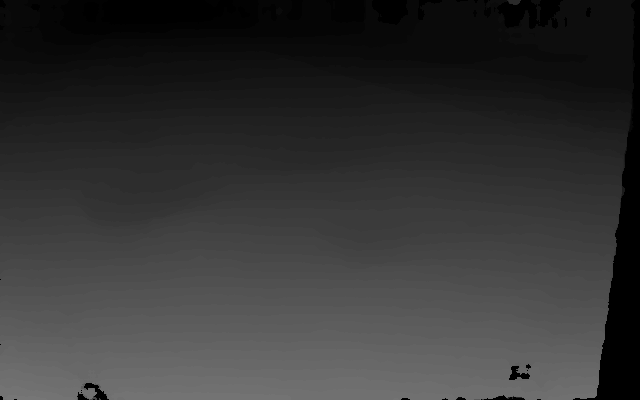
#> input picture Code/DISPARITYimage20.png, 640 x 400 px
$ python main.py
#> lines starting #> are read from the running program, lines starting #| are printed output that depends on the picture; after the words box and inside, x2 and y2 are one past the last pixel; in counts of white or black regions, pixels touching at a corner belong together
### src/DepthGenerator.py
import cv2
import numpy as np
import matplotlib.pyplot as plt
from sklearn import linear_model
from mpl_toolkits import mplot3d
from matplotlib import cm
import scipy.optimize
from scipy.stats import cauchy
import math

def load_depth_map(image):
    image1 = image[::-1]
    end = image1[2]+image1[1]+image1[0]
    if end == 'npy':
        depth = np.load(image) #loading the depth-map generated from the camera
    else:
        depth = cv2.imread(image,0)
    # plt.imshow(depth, "gray")
    # plt.colorbar()
    # plt.show()
    # cv2.imwrite(path + '/'+'image'+ str(p) + '.png',depth)# Save the depth image
    return depth

    depth3d = np.copy(depth) # save a copy of the depth map in a new variable
    sum_dis = 0 # store the sum of all the depth values in a variable
    disp_no =0 # store the total number of depth values
    width = depth.shape[1] # store the width of depth image
    height = depth.shape[0]# store the height of depth image

def Surface_chart_of_depth(height,width,depth):
    w=[]
    h=[]
    for i in range(height):
            for j in range(width):
                w.append(i)
                h.append(j)
    w1 = np.reshape(w,(height,width))
    h1 = np.reshape(h,(height,width))

    # [6 lines of commented-out code are left out]

    return w1,h1,w,h

    # max_d = 190 # maximum disparity of Oak-D camera already known
    # min_d = (882.5 * 7.5) / 190 # Minimum disparity of Oak-D camera

### src/data.py
import cv2
import numpy as np
import matplotlib.pyplot as plt
from sklearn import linear_model
from mpl_toolkits import mplot3d
from matplotlib import cm
import scipy.optimize
from scipy.stats import cauchy
import math

# The input depth map being rectified itself and due to problems like occlusion,etc. contains many garbage values
# These garbage values misleads the surface fit form
# hence we assign a value such that its effect is minimised
# Hence ,  we assign the average value

def Prepare_Data_without_outliers(depth ,depth3d , min_d , max_d ):
    sum_dis = 0 # store the sum of all the depth values in a variable
    disp_no =0 # store the total number of depth values
    for i in range(depth.shape[0]):
        for j in range(depth.shape[1]):
            if depth[i][j]>=min_d and depth[i][j]<=max_d :
                sum_dis= sum_dis + depth[i][j]
                disp_no = disp_no + 1
    avg_depth = sum_dis/disp_no
    d1= depth.flatten()
    for i in range(depth.shape[0]):
        for j in range(depth.shape[1]):
            if depth[i][j]<min_d or depth[i][j]>max_d :
                depth3d[i][j] = int(avg_depth)

    #We seperate out the garbage values and do not consider it while calculating the surfface fit

    depth1 = np.zeros((depth.shape[0],depth.shape[1]))
    w2 = []
    h2 =[]
    d2 =[]
    for i in range(depth.shape[0]):
        for j in range(depth.shape[1]):
                if(depth3d[i][j] == int(avg_depth) and depth[i][j]!= int(avg_depth)):
                    depth1[i][j]= depth3d[i][j]
                else:
                    d2.append(depth3d[i][j])
                    w2.append(i)
                    h2.append(j)
    return depth1 , depth3d, d2,w2,h2,d1

### src/SurfaceFit.py
import cv2
import numpy as np
import matplotlib.pyplot as plt
from sklearn import linear_model
from mpl_toolkits import mplot3d
from matplotlib import cm
import scipy.optimize
from scipy.stats import cauchy
import math
from datetime import datetime

def fun_residual(cf, vars, z):
    x, y = vars
    return (( cf[0] + cf[1]*x + cf[2]*y + cf[3]*x*x + cf[4]*y*x + cf[5]*y*y ) - z)**2

def fun_z(cf, x, y): # calculate the coefficients

    return cf[0] + cf[1]*x + cf[2]*y + cf[3]*x*x + cf[4]*y*x + cf[5]*y*y

def Surface_fit_of_Road(d2,w2,h2,d1,w1,h1,h,w,height,width):
    # Surface fit equation:
    # z = a1 + a2x + a3y + a4x^2 + a5xy + a6y^2
    # we calculate the residual of actual z value available from depth-map and that we get from this equation and minimize it to get the coefficients

    cf0 = np.zeros(6)

    res_robust = scipy.optimize.least_squares(fun_residual, cf0, loss='cauchy', f_scale=100, args=((np.array(w2), np.array(h2)), np.array(d2)))

    x1 = np.linspace(0, width, 32)

    y1 = np.linspace(0, height, 32)

    xv, yv = np.meshgrid(x1, y1)
    cfs = res_robust.x
    zv =fun_z(cfs, w1, h1)
    z1 =zv.flatten()
    # Plot the expected surface fit and the scatter plot for a comparitive study
    # Creating figure
    fig = plt.figure(figsize =(14, 9))
    ax = plt.axes(projection ='3d')
    ax.set_title('Robust Regression')
    ax.plot_surface(h1,w1,zv,linewidth=0, antialiased=False, shade = True, alpha = 0.5)
    ax.scatter3D(h, w, d1)
    plt.show()

    return zv

### src/Detection.py
import cv2
import numpy as np
import matplotlib.pyplot as plt
from sklearn import linear_model
from mpl_toolkits import mplot3d
from matplotlib import cm
import scipy.optimize
from scipy.stats import cauchy
import math

def pothole_detection(depth,zv,h1,w1,min_d,max_d):
    height = depth.shape[0]
    width = depth.shape[1]
    #Calculate the difference of the two surfaces
    diff =np.array(depth) - np.array(zv)

    # copy this difference in another variable
    diff_2 = np.zeros((height,width))
    for i in range(height):
        for j in range(width):
            diff_2[i][j] = diff[i][j]
    # Region whose difference is greater than 0 are not pothole region hence we assign them 0
    for i in range(height):
        for j in range(width):
            if diff_2[i][j] >0:
                diff_2[i][j] = 0

    # now copy this difference in another variable
    diff_4 = np.zeros((height,width))
    for i in range(height):
        for j in range(width):
            diff_4[i][j] = diff_2[i][j]
    # our pothole region must not correpond to a garbage value and hence assign them 0
    for i in range(height):
        for j in range(width):
            if(depth[i][j]< min_d or depth[i][j]> max_d):
                diff_4[i][j] = 0

    #Now we calculate the average of all the candidate pothole regions
    sumc =0
    noc = 0
    for i in range(height):
        for j in range(width):
            sumc= sumc + diff_4[i][j]
            if(diff_4[i][j] != 0):
                noc = noc +1
    avgc = sumc / noc

    #We now create a binary image of the difference obtained with the threshold that all points below the average of all pothole candidates represent a pothole
    diff_3 = np.zeros((height,width))
    for i in range(height):
        for j in range(width):
            diff_3[i][j] = diff_2[i][j]
    for i in range(depth.shape[0]):
        for j in range(depth.shape[1]):
            if(diff_4[i][j] <= (avgc)):
                diff_3[i][j] =0
            else:
                diff_3[i][j] =1


    # Since the obtained binary image also has some noise we use image processing to minimize them
    kernel2 = np.ones((21, 21), np.uint8)
    dst2 = cv2.dilate(diff_3, kernel2, iterations=1)
    dst3 = cv2.erode(dst2, kernel2, iterations=1)
    diff_5 = cv2.morphologyEx(dst3, cv2.MORPH_CLOSE, kernel2)
    # plt.imshow(diff_5 , 'gray')
    # plt.colorbar()
    # plt.show()

    return diff_5

### src/Labelling.py
import cv2
import numpy as np
import matplotlib.pyplot as plt
from sklearn import linear_model
from mpl_toolkits import mplot3d
from matplotlib import cm
import scipy.optimize
from scipy.stats import cauchy
import math
from datetime import datetime

def pothole_labelling(depth,diff_5):
    start = datetime.now()
    # We have successfully detected the potholes now and now wish to label them so that they are identified as seperate potholes
    # We create a binary image with limits(0,255) so as to fit the labels
    height = depth.shape[0]
    width = depth.shape[1]

    # We use connected component labelling algorithm here(Better explained in notes)
    disparity_pl = np.zeros((height+1,width+1))
    child=[]
    mom =[]
    a=1
    for i in range(1,height):
        for j in range(1,width):
            if(diff_5[i][j] == 0):
                if(disparity_pl[i-1][j]==0 and disparity_pl[i][j-1]==0 ):
                    a = a+1
                    disparity_pl[i][j]=a
                else:
                    if(disparity_pl[i-1][j]!=0 or disparity_pl[i][j-1]!=0):
                        if(disparity_pl[i-1][j]==0 and disparity_pl[i][j-1]!=0):
                            disparity_pl[i][j]=disparity_pl[i][j-1]
                        elif(disparity_pl[i-1][j]!=0 and disparity_pl[i][j-1]==0):
                            disparity_pl[i][j]=disparity_pl[i-1][j]
                        elif(disparity_pl[i-1][j]!=0 and disparity_pl[i][j-1]!=0):
                            c = min(disparity_pl[i-1][j] , disparity_pl[i][j-1])
                            mo =c
                            disparity_pl[i][j] = c
                            chil = max(disparity_pl[i-1][j] , disparity_pl[i][j-1])
                            if mo in child:
                                mom.append(mom[child.index(mo)])
                            else:
                                mom.append(mo)
                            child.append(chil)

    for i in range(1,height):
        for j in range(1,width):
            if(disparity_pl[i][j] != 0):
                if(disparity_pl[i][j] in child):
                    disparity_pl[i][j] = mom[child.index(disparity_pl[i][j])]

    #Single contains parent value with duplication removed
    single = []
    [single.append(x) for x in mom if x not in single]
    print(single)

    end = datetime.now()
    td = (end - start).total_seconds() * 10**3
    print(f"The time of execution for labelling is : {td:.03f}ms")
    return single , disparity_pl

### src/Boxed.py
import cv2
import numpy as np
import matplotlib.pyplot as plt
from sklearn import linear_model
from mpl_toolkits import mplot3d
from matplotlib import cm
import scipy.optimize
from scipy.stats import cauchy
import math

def Rectangle(depth,diff_5,single,disparity_pl):
    height = depth.shape[0]
    width = depth.shape[1]
    top=[]
    bottom=[]
    left =[]
    right =[]
    sum_calc = 0
    d_no = 0
    #Calculate left , right , top and bottom corner coordinates for rectangle around each pothole
    for x in range(len(single)):
        proxy =[]
        proxy2=[]
        for i in range(0,height):
            for j in range(0,width):
                if(disparity_pl[i][j] == single[x]):
                    proxy.append(i)
                    break
        top.append(proxy[0])
        bottom.append(proxy[len(proxy)-1])
        for j in range(0,width):
            for i in range(0,height):
                if(disparity_pl[i][j] == single[x]):
                    sum_calc = sum_calc + depth[i][j]
                    d_no = d_no+1
        avg_disp = sum_calc / d_no
        #Assumption: I encounter the particular label only in one pothole
        for j in range(0,width):
            for i in range(0,height):
                if(disparity_pl[i][j] == single[x]):
                    proxy2.append(j)
                    break
        left.append(proxy2[0])
        right.append(proxy2[len(proxy2)-1])
    for x in range(len(single)):
        start_point = (left[x]-5 , top[x]-5)
        end_point = (right[x]+5 , bottom[x]+5)
        start_point_txt = (left[x]-5 , top[x]-25)
        start_point_txt1 = (left[x]-5 , top[x]-10)
        color = (255, 0, 0)
    return top,bottom,right,left

### src/MinimizeError.py
import cv2
import numpy as np
import matplotlib.pyplot as plt
from sklearn import linear_model
from mpl_toolkits import mplot3d
from matplotlib import cm
import scipy.optimize
from scipy.stats import cauchy
import math

def Eliminate(single,disparity_pl,top,bottom,right,left,depth):
    height = depth.shape[0]
    width = depth.shape[1]
    # Now to further eliminate a region which is not pothole but has been detected even after processing , we border out the image into a smaller frame
    # all LABELLED potholes whose even a small part lies in these region are eliminated
    single1 = []
    remove = []
    remove=[]
    removel=[]
    remover=[]
    removet=[]
    removeb=[]
    [single1.append(x) for x in single]
    avg =[]
    avg_pot=[]
    for x in range(len(single)):
        sum_final =0
        dis_final_no =0
        sum_final_pot =0
        dis_final_no_pot =0
        for s in range(top[x]-50, bottom[x]+50):
            for r in range(left[x]-50 , right[x]+50):
                if(s < 0 or s >= height or r<0 or r>=width):
                    if single[x] not in remove:
                        remove.append(single[x])
                        removel.append(left[x])
                        remover.append(right[x])
                        removet.append(top[x])
                        removeb.append(bottom[x])
                else:
                    if(disparity_pl[s][r] ==0 and depth[s][r] != 0):
                        sum_final = sum_final + depth[s][r]
                        dis_final_no = dis_final_no + 1
                    else:
                        sum_final_pot = sum_final_pot + depth[s][r]
                        dis_final_no_pot = dis_final_no_pot + 1
        avg_dis_final = sum_final / dis_final_no
        avg.append(avg_dis_final)
        avg_dis_final_pot = sum_final_pot / dis_final_no_pot
        avg_pot.append(avg_dis_final_pot)
    diff_pot =[]
    for x in range(len(avg)):
        difflia = avg[x]-avg_pot[x]
        diff_pot.append(difflia)
    for i in range(len(remove)):
        single1.remove(remove[i])
        left.remove(removel[i])
        right.remove(remover[i])
        top.remove(removet[i])
        bottom.remove(removeb[i])
    disparity_rect_1 = np.copy(depth)

    return disparity_rect_1,top,bottom,right,left,single1,avg_pot

### src/Result.py
import cv2
import numpy as np
import matplotlib.pyplot as plt
from sklearn import linear_model
from mpl_toolkits import mplot3d
from matplotlib import cm
import scipy.optimize
from scipy.stats import cauchy
import math

def Final_result(top,bottom,right,left,single1,avg_pot,disparity_rect_1):
    # Finally we draw the rectangle with its depth
    a =1
    for x in range(len(single1)):
        start_point = (left[x]-5 , top[x]-5)
        end_point = (right[x]+5 , bottom[x]-5)
        start_point_txt = (left[x]-5 , top[x]-25)
        start_point_txt1 = (left[x]-5 , top[x]-10)
        color = (0, 0, 0)

        # Line thickness of 2 px
        thickness = 2
        txt = 'Pothole '+str(a)
        txt1 = 'distance: '+str(round(avg_pot[x],3))
        # Using cv2.rectangle() method
        # Draw a rectangle with blue line borders of thickness of 2 px
        disparity_rect_1 = cv2.rectangle(disparity_rect_1, start_point, end_point, color, thickness)
        disparity_rect_1 = cv2.putText(disparity_rect_1, txt , start_point_txt,
                        cv2.FONT_HERSHEY_SIMPLEX, 0.6, (0,0,0), 1)
        disparity_rect_1 = cv2.putText(disparity_rect_1, txt1 , start_point_txt1,
                        cv2.FONT_HERSHEY_SIMPLEX, 0.6, (0,0,0), 1)
        a=a+1
    plt.imshow(disparity_rect_1 , 'gray')
    plt.colorbar()
    plt.show()

    return disparity_rect_1

### src/main.py
import cv2
import numpy as np
import matplotlib.pyplot as plt
from sklearn import linear_model
from mpl_toolkits import mplot3d
from matplotlib import cm
import scipy.optimize
from scipy.stats import cauchy
import math
from DepthGenerator import load_depth_map
from DepthGenerator import Surface_chart_of_depth
from data import Prepare_Data_without_outliers
from SurfaceFit import Surface_fit_of_Road
from Detection import pothole_detection
from Labelling import pothole_labelling
from Boxed import Rectangle
from MinimizeError import Eliminate
from Result import Final_result
import os
from datetime import datetime

def main():

    filename = input("Enter the name of the file")
#> the answer given: ../Code/DISPARITYimage20.png
    path = os.path.abspath(filename)
    # print(path)
    start = datetime.now()
    depth = load_depth_map(path)
#> in load_depth_map, depth is the input picture: shape (400, 640); min 0, max 118, mean 51.6

    depth3d = np.copy(depth) # save a copy of the depth map in a new variable


    width = depth.shape[1] # store the width of depth image
#> width = 640
    height = depth.shape[0]# store the height of depth image
#> height = 400

    max_d = 190 # maximum disparity of Oak-D camera already known
    min_d = (882.5 * 7.5) / 190 # Minimum disparity of Oak-D camera


    w1 , h1,w,h = Surface_chart_of_depth(height,width,depth)
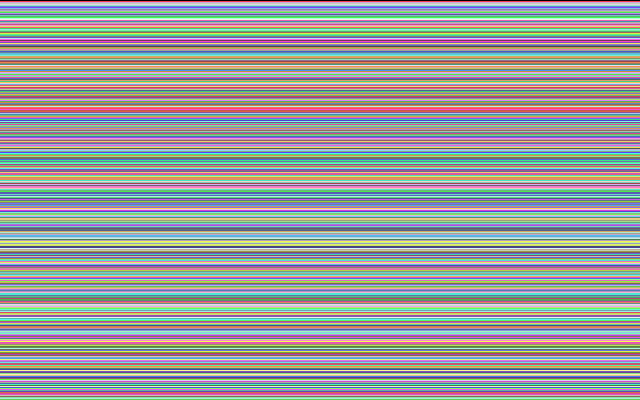
#> w1: shape (400, 640) int64; 400 distinct labels, from 0 to 399; one colour per label, 0 black
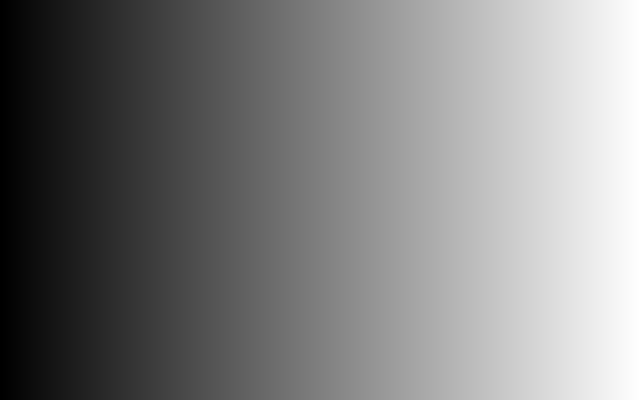
#> h1: shape (400, 640) int64; min 0, max 639, mean 319.5; drawn with min black and max white
#> w = 256000 items; h = 256000 items

    depth1 , depth3d , d2,w2,h2,d1 = Prepare_Data_without_outliers(depth ,depth3d , min_d , max_d )
#> after the loop in Prepare_Data_without_outliers, `for i in range(depth.shape[0]):`: disp_no = 159615; sum_dis = 11766681
#> in Prepare_Data_without_outliers, `avg_depth = sum_dis/disp_no`: avg_depth = 73.72
#> after the loop in Prepare_Data_without_outliers, `for i in range(depth.shape[0]):`:
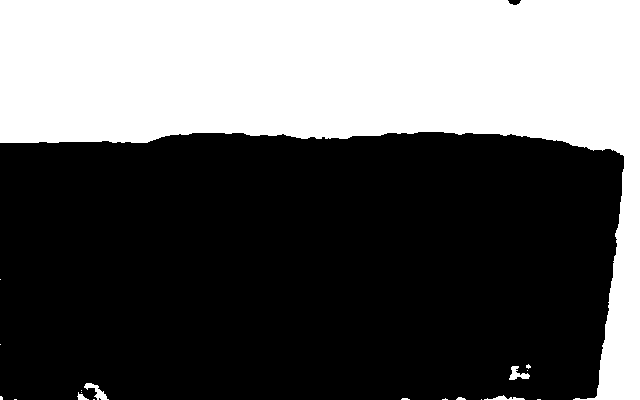
#> depth1: shape (400, 640) float64; values 0 (black) and 73 (white), 37.7% white; 19 white regions (13 under 20 px), largest, box (x1, y1, x2, y2) and area: (0, 0, 640, 400) 95852, (84, 383, 109, 400) 161, (509, 366, 530, 380) 147, (484, 395, 525, 400) 93, (77, 392, 89, 400) 46, (456, 397, 466, 400) 22
#> after the loop in Prepare_Data_without_outliers, `for i in range(depth.shape[0]):`: d2 = 159615 items
#> d2 = 159615 items; w2 = 159615 items; h2 = 159615 items

    Expected_surface = Surface_fit_of_Road(d2,w2,h2,d1,w1,h1,h,w,height,width)
#> in Surface_fit_of_Road, `res_robust = scipy.optimize.least_squares(fun_residual, cf0, loss='cau..`: res_robust = 12 items
#> in Surface_fit_of_Road, `cfs = res_robust.x`: cfs = [-6.48, 0.261, 0.0342, 0.000114, -5.96e-05, -3.3e-05]

    pothole = pothole_detection(depth,Expected_surface,h1,w1,min_d,max_d)
#> after the loop in pothole_detection, `for i in range(height):`:
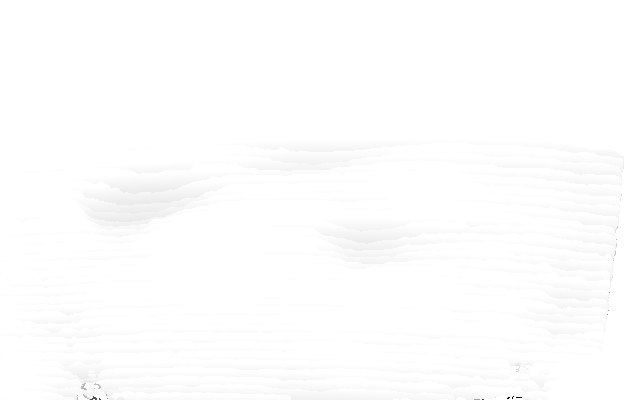
#> diff_4: shape (400, 640) float64; min -70.12, max 0, mean -0.29; drawn with min black and max white
#> after the loop in pothole_detection, `for i in range(height):`: noc = 61091; sumc = -74237.9
#> in pothole_detection, `avgc = sumc / noc`: avgc = -1.22
#> after the loop in pothole_detection, `for i in range(depth.shape[0]):`: diff_3: shape (400, 640) float64; values 0 (black) and 1 (white), 91.2% white; 132 black regions (83 under 20 px), largest, box (x1, y1, x2, y2) and area: (78, 176, 225, 230) 4796, (43, 366, 503, 400) 3894, (315, 222, 509, 264) 3261
#> in pothole_detection, `dst2 = cv2.dilate(diff_3, kernel2, iterations=1)`: dst2: shape (400, 640) float64; values 0 (black) and 1 (white), 99.5% white; 2 black regions, box (x1, y1, x2, y2) and area: (101, 188, 179, 216) 1168, (357, 232, 374, 252) 210
#> in pothole_detection, `dst3 = cv2.erode(dst2, kernel2, iterations=1)`: dst3: shape (400, 640) float64; values 0 (black) and 1 (white), 98% white; 2 black regions, box (x1, y1, x2, y2) and area: (91, 178, 189, 226) 3688, (347, 222, 384, 262) 1350

    single_val,label = pothole_labelling(depth,pothole)
#> after the loop in pothole_labelling, `for i in range(1,height):`:
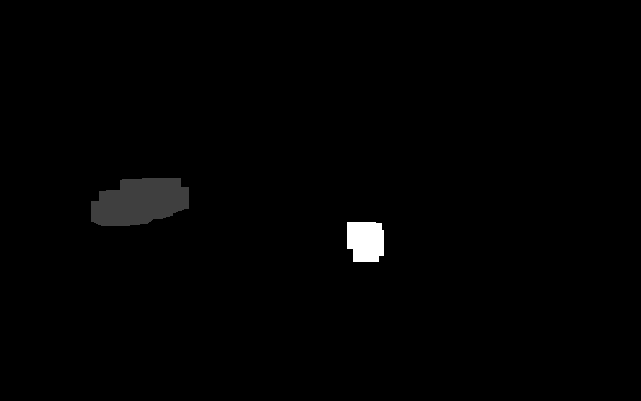
#> disparity_pl: shape (401, 641) float64; min 0, max 8, mean 0.0707; drawn with min black and max white
#| [2.0, 8.0]
#> single_val = [2, 8]

    top,bottom,right,left = Rectangle(depth,pothole,single_val,label)
#> the loop in Rectangle, `for x in range(len(single)):` made 2 passes
#> avg_disp on passes 1 to 2: 49.61, 53.18
#> after the loop in Rectangle, `for x in range(len(single)):`: bottom = [225, 261]; d_no = 5038; left = [91, 347]; right = [188, 383]; sum_calc = 267928; top = [178, 222]
#> the loop in Rectangle, `for x in range(len(single)):` made 2 passes
#> (start_point, end_point, start_point_txt, start_point_txt1, color) on passes 1 to 2: ((86, 173), (193, 230), (86, 153), (86, 168), (255, 0, 0)), ((342, 217), (388, 266), (342, 197), (342, 212), (255, 0, 0))
#> top = [178, 222]; bottom = [225, 261]; right = [188, 383]; left = [91, 347]

    eliminated_pothole_boxed,top,bottom,right,left,single_val_1,distance = Eliminate(single_val,label,top,bottom,right,left,depth)
#> the loop in Eliminate, `for x in range(len(single)):` made 2 passes
#> (avg_dis_final, avg_dis_final_pot) on passes 1 to 2: (53.96, 49.61), (66.62, 62.94)
#> after the loop in Eliminate, `for x in range(len(single)):`: avg = [53.96, 66.62]; avg_pot = [49.61, 62.94]; remove = []
#> the loop in Eliminate, `for x in range(len(avg)):` made 2 passes
#> difflia on passes 1 to 2: 4.35, 3.68
#> after the loop in Eliminate, `for x in range(len(avg)):`: diff_pot = [4.35, 3.68]
#> after the loop in Eliminate, `for i in range(len(remove)):`: bottom = [225, 261]; left = [91, 347]; right = [188, 383]; single1 = [2, 8]; top = [178, 222]
#> single_val_1 = [2, 8]; distance = [49.61, 62.94]

    detected_pothole = Final_result(top,bottom,right,left,single_val_1,distance,eliminated_pothole_boxed)
#> the loop in Final_result, `for x in range(len(single1)):` made 2 passes
#> (start_point, end_point, start_point_txt, start_point_txt1, color, thickness, txt, txt1) on passes 1 to 2: ((86, 173), (193, 220), (86, 153), (86, 168), (0, 0, 0), 2, 'Pothole 1', 'distance: 49.611'), ((342, 217), (388, 256), (342, 197), (342, 212), (0, 0, 0), 2, 'Pothole 2', 'distance: 62.936')
#> after the loop in Final_result, `for x in range(len(single1)):`:
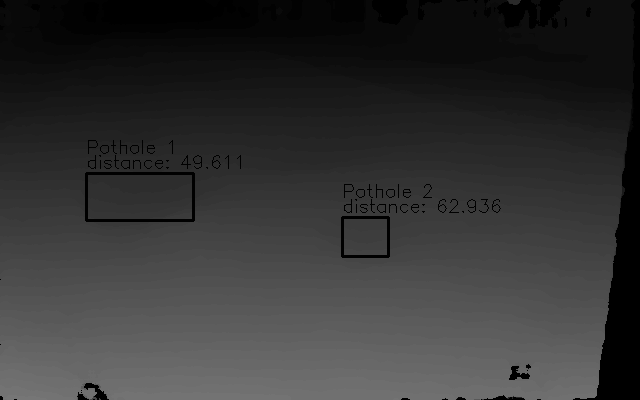
#> disparity_rect_1: shape (400, 640); min 0, max 118, mean 51.1
#> after the loop in Final_result, `for x in range(len(single1)):`: a = 3
#> in Final_result, `plt.show()`:
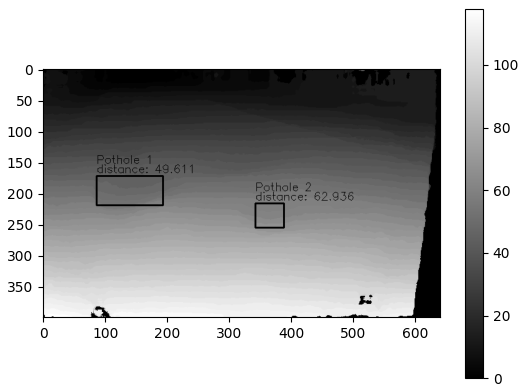
#> figure drawn by matplotlib, 2 panels

    end = datetime.now()

    # find difference loop start and end time and display
    td = (end - start).total_seconds() * 10**3
    print(f"The time of execution of above program is : {td:.03f}ms")

if __name__=="__main__":
    main()
